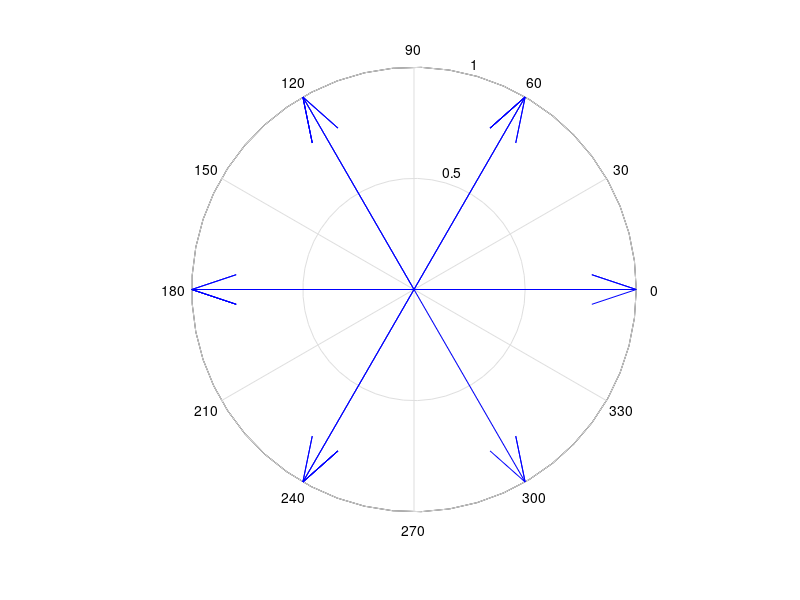

Write MATLAB code to recreate this figure.
close all
clear all
clc

%30Slot-22Pole-First Harmonic
M = cos(0*pi/180)
N = sin(0*pi/180)
ver = M
hor = N
figure(1)
compass(M,N)
hold on

M = cos(300*pi/180)
N = sin(300*pi/180)
ver = ver - M
hor = hor - N
figure(1)
compass(M, N)
hold on

M = cos(120*pi/180)
N = sin(120*pi/180)
ver = ver - M
hor = hor -N
figure(1)
compass(M, N)
hold on

M = cos(60*pi/180)
N = sin(60*pi/180)
ver = ver +M
hor = hor +N
figure(1)
compass(M, N)
hold on

M = cos(240*pi/180)
N = sin(240*pi/180)
ver = ver + M
hor = hor +N
figure(1)
compass(M, N)
hold on

M = cos(180*pi/180)
N = sin(180*pi/180)
ver = ver - M
hor = hor -N
figure(1)
compass(M, N)
hold on

M = cos(120*pi/180)
N = sin(120*pi/180)
ver = ver + M
hor = hor +N
figure(1)
compass(M, N)
hold on

M = cos(60*pi/180)
N = sin(60*pi/180)
ver = ver - M
hor = hor -N
figure(1)
compass(M, N)
hold on

M = cos(240*pi/180)
N = sin(240*pi/180)
ver = ver - M
hor = hor -N
figure(1)
compass(M, N)
hold on

M = cos(180*pi/180)
N = sin(180*pi/180)
ver = ver + M
hor = hor + N
figure(1)
compass(M, N)

mag = sqrt(hor^2 + ver^2)
w = mag/10
